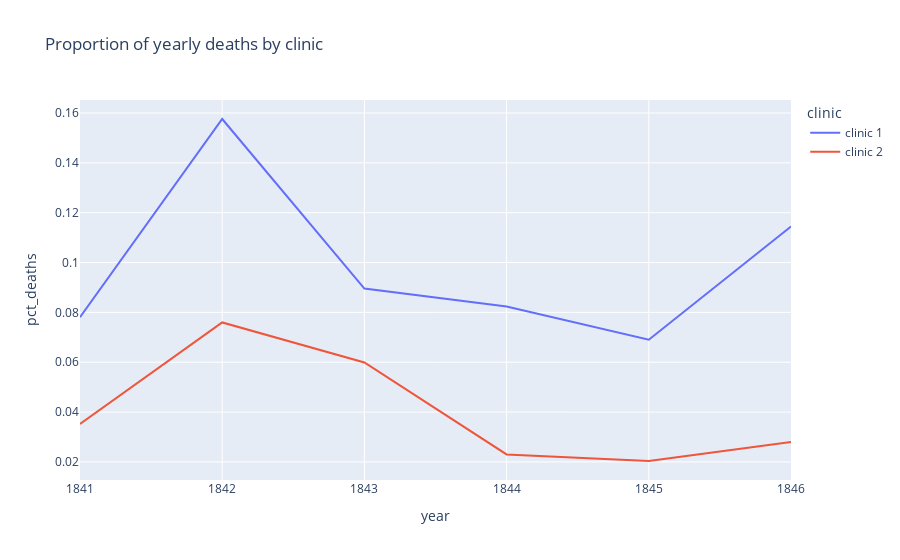

The notebook cell this image was saved under:
### Markdown cell above
### Plotting the Proportion of Yearly Deaths by Clinic

### Code cell
line=px.line(df_yearly,x="year",y="pct_deaths",color="clinic"
             ,title="Proportion of yearly deaths by clinic")
line.show()

### Figure 1 — Plotly figure (JSON) as saved in the notebook; plotly's stock layout.template omitted (floating-point values rounded to 4 significant figures)
{"data": [{"hovertemplate": "clinic=clinic 1<br>year=%{x}<br>pct_deaths=%{y}<extra></extra>", "legendgroup": "clinic 1", "line": {"color": "#636efa", "dash": "solid"}, "marker": {"symbol": "circle"}, "mode": "lines", "name": "clinic 1", "orientation": "v", "showlegend": true, "type": "scatter", "x": [1841, 1842, 1843, 1844, 1845, 1846], "xaxis": "x", "y": [0.07806, 0.1576, 0.08954, 0.08236, 0.06901, 0.1145], "yaxis": "y"}, {"hovertemplate": "clinic=clinic 2<br>year=%{x}<br>pct_deaths=%{y}<extra></extra>", "legendgroup": "clinic 2", "line": {"color": "#EF553B", "dash": "solid"}, "marker": {"symbol": "circle"}, "mode": "lines", "name": "clinic 2", "orientation": "v", "showlegend": true, "type": "scatter", "x": [1841, 1842, 1843, 1844, 1845, 1846], "xaxis": "x", "y": [0.03522, 0.07597, 0.05988, 0.023, 0.02036, 0.02797], "yaxis": "y"}], "layout": {"legend": {"title": {"text": "clinic"}, "tracegroupgap": 0}, "title": {"text": "Proportion of yearly deaths by clinic"}, "xaxis": {"anchor": "y", "domain": [0, 1], "title": {"text": "year"}}, "yaxis": {"anchor": "x", "domain": [0, 1], "title": {"text": "pct_deaths"}}}}
